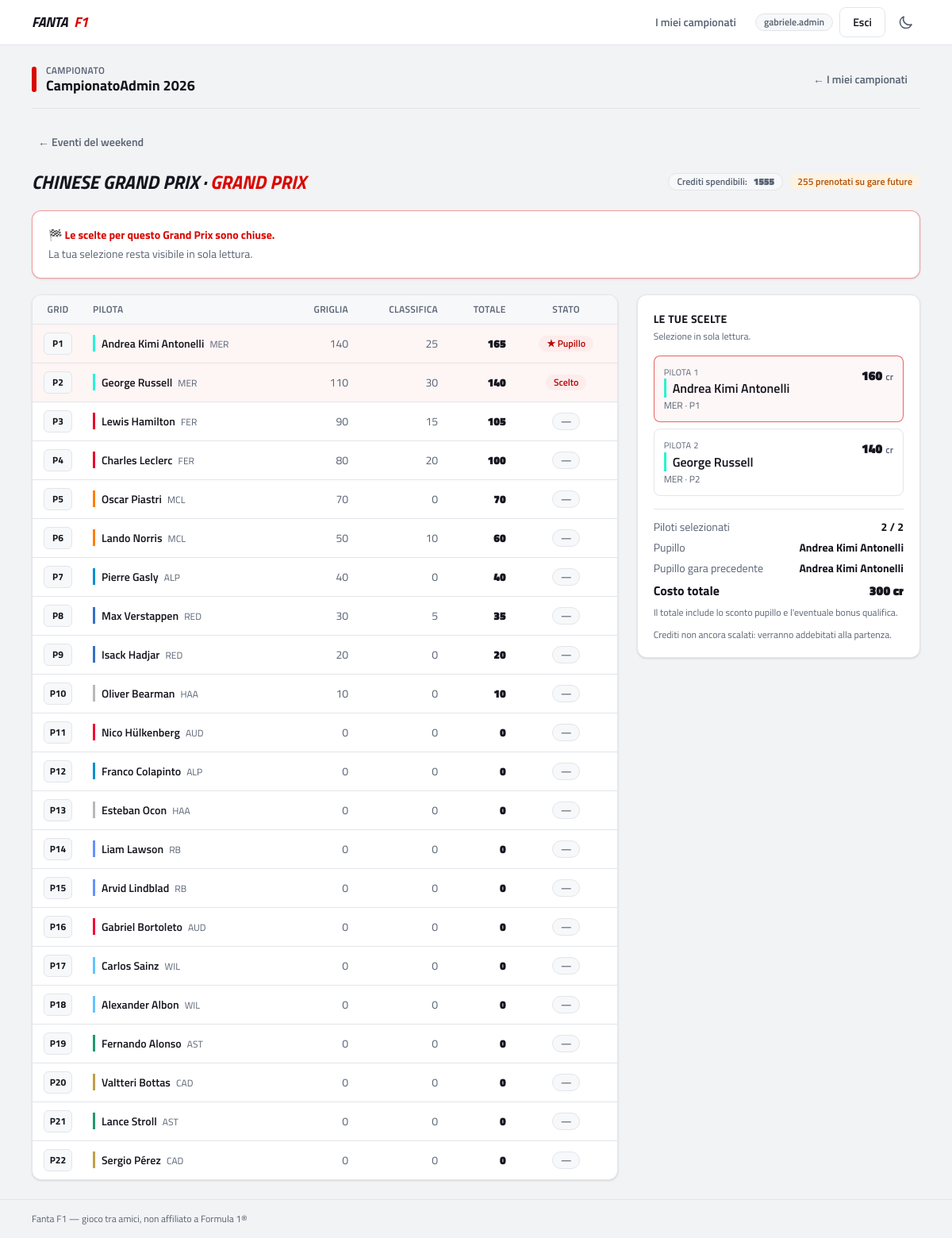
The app's page /dashboard/championships/2/weekend/50/race/regular/33/choice/ (signed in) with its own data.
### fantaApp/models.py (models this page shows, shortened)
class CustomUser(AbstractUser):
    class UserType(models.TextChoices):
        USER = 'user', 'User'
        PREMIUM = 'premium', 'Premium'
        STAFF = 'staff', 'Staff'
        ADMIN = 'admin', 'Admin'
    user_type = models.CharField(
        max_length=10,
        choices=UserType.choices,
        default=UserType.USER
    )
    email = models.EmailField(unique=True, blank=False, null=False)
    birthday = models.DateField(null=True, blank=True)
    created_at = models.DateTimeField(auto_now_add=True)
    modified_at = models.DateTimeField(null=True, blank=True)
    deleted_at = models.DateTimeField(null=True, blank=True)
    active = models.BooleanField(default=True)
    objects = CustomUserManager()
    from django.db import models

class Championship(models.Model):
    name = models.CharField(max_length=100)
    year = models.IntegerField()
    active = models.BooleanField(default=True)
    is_private = models.BooleanField(default=True)
    created_at = models.DateTimeField(auto_now_add=True)
    class Meta:
        unique_together = [('name', 'year')]

class Weekend(models.Model):
    WEEKEND_TYPES = [
        ('regular', 'Regular Weekend'),
        ('sprint', 'Sprint Weekend')
    ]
    circuit = models.ForeignKey(Circuit, on_delete=models.CASCADE)
    event_name = models.CharField(max_length=100)
    round_number = models.PositiveSmallIntegerField(null=False)
    season = models.PositiveSmallIntegerField(null=False)
    weekend_type = models.CharField(max_length=20, choices = WEEKEND_TYPES, default='regular')
    fp1_start = models.DateTimeField(null=True, blank=True)
    fp2_start = models.DateTimeField(null=True, blank=True)
    fp3_start = models.DateTimeField(null=True, blank=True)
    sprint_start = models.DateTimeField(null=True, blank=True)
    sprint_qualifying_start = models.DateTimeField(null=True, blank=True)
    qualifying_start = models.DateTimeField(null=True, blank=True)
    race_start = models.DateTimeField(null=True, blank=True)
    created_at = models.DateTimeField(auto_now_add=True)
    modified_at = models.DateTimeField(auto_now=True)
    deleted_at = models.DateTimeField(null=True, blank=True)
    class Meta:
        ordering = ['season', 'round_number']
        unique_together = ('season', 'round_number')

class Driver(models.Model):
    first_name = models.CharField(max_length=50)
    last_name = models.CharField(max_length=50)
    number = models.PositiveSmallIntegerField(null=True, blank=True)
    short_name = models.CharField(max_length=3)
    team = models.ForeignKey('Team', on_delete=models.CASCADE)
    season = models.PositiveSmallIntegerField()
    api_id = models.CharField(max_length=50,unique= True)
    created_at = models.DateTimeField(auto_now_add=True)
    modified_at = models.DateTimeField(auto_now=True)
    deleted_at = models.DateTimeField(null=True, blank=True)
    active = models.BooleanField(default=True)
    is_valid = models.BooleanField(default=True)
    class Meta:
        ordering = ['team__name', 'first_name'] #serve a far tornare sempre i piloti in ordine alfabetico, raggruppati per squadra
        unique_together = ('number', 'season')

class Team(models.Model):
    name = models.CharField(max_length=50)
    short_name = models.CharField(max_length=3)
    api_id = models.CharField(max_length=50,unique= True)
    nationality = models.CharField(max_length=50)
    created_at = models.DateTimeField(auto_now_add=True)
    modified_at = models.DateTimeField(auto_now=True)
    deleted_at = models.DateTimeField(null=True, blank=True)
    active = models.BooleanField(default=True)
    class Meta:
        ordering = ['name'] #serve a far tornare sempre i piloti in ordine alfabetico

class AbstractPlayerChoice(models.Model):
    player = models.ForeignKey(ChampionshipPlayer, on_delete=models.CASCADE)
    driver = models.ForeignKey(Driver, on_delete=models.PROTECT)
    created_at = models.DateTimeField(auto_now_add=True)
    class Meta:
        abstract = True
        indexes = [models.Index(fields=["player", "driver"])]

class PlayerRaceChoice(AbstractPlayerChoice):
    race = models.ForeignKey(Race, on_delete=models.CASCADE)
    spent_amount = models.PositiveIntegerField()
    credit_applied = models.BooleanField(default=False)
    is_pupillo = models.BooleanField(default=False)
    class Meta(AbstractPlayerChoice.Meta):
        unique_together = [("player", "race", "driver")]

### fantaApp/views/weekend.py (the view, shortened to what this page needs)
@login_required
@transaction.atomic
def regular_race_choice(request, championship_id, weekend_id, event_id):
    champ, weekend, player = _base_context(request, championship_id, weekend_id)
    race = get_object_or_404(Race, pk=event_id, weekend=weekend, type="regular")
    event_started = helper._event_has_started(race)
    driver_options = costs.get_race_driver_options(race=race, player=player)
    regular_race_bonus = bonuses.get_race_bonus(player=player, race=race)
    existing_choices = list(
        race.playerracechoice_set
        .filter(player=player)
        .select_related("driver", "driver__team")
        .order_by("driver__team__name", "driver__first_name", "driver__last_name")
    )
    current_pupillo = next((choice for choice in existing_choices if choice.is_pupillo), None)
    previous_pupillo_choice = (
        PlayerRaceChoice.objects
        .filter(
            player=player,
            race__type="regular",
            race__weekend__season=weekend.season,
            race__weekend__round_number__lt=weekend.round_number,
            is_pupillo=True,
        )
        .select_related("driver", "race__weekend")
        .order_by("-race__weekend__round_number")
        .first()
    )
    reserved_credit = costs.get_player_reserved_credit(player=player, exclude_race=race)
    spendable_credit = costs.get_player_spendable_credit(player=player, exclude_race=race)
    current_choice_total = sum(choice.spent_amount for choice in existing_choices)
    context = {
        "championship": champ,
        "weekend": weekend,
        "event": race,
        "driver_options": driver_options,
        "regular_race_bonus": regular_race_bonus,
        "existing_choices": existing_choices,
        "current_pupillo_id": current_pupillo.driver_id if current_pupillo else None,
        "previous_pupillo_choice": previous_pupillo_choice,
        "reserved_credit": reserved_credit,
        "spendable_credit": spendable_credit,
        "current_choice_total": current_choice_total,
        "event_started": event_started,
        "grid_available": bool(driver_options),
    }
    return render(request, "fantaApp/regular_race_choice.html", context)

### fantaApp/templates/fantaApp/regular_race_choice.html (shortened to what this page needs)
{% extends 'fantaApp/championship_flow_base.html' %}
{% load static %}
{% block championship_content %}
<a href="{% url 'weekend_details' championship.id weekend.id %}" class="btn-ghost mb-4 -ml-2 text-sm">← Eventi del weekend</a>
<div class="mb-5 flex flex-wrap items-center justify-between gap-3">
  <h2 class="text-2xl font-black uppercase italic">{{ weekend.event_name }} · <span class="text-accent">Grand Prix</span></h2>
  <div class="flex flex-wrap items-center gap-2 text-sm">
    <span class="badge-muted">Crediti spendibili: <strong class="ml-1">{{ spendable_credit }}</strong></span>
    {% if reserved_credit %}<span class="badge-warn">{{ reserved_credit }} prenotati su gare future</span>{% endif %}
  </div>
</div>
{% if event_started %}
  <div class="card-pad mb-5 border-accent/40">
    <p class="text-sm font-bold text-accent">🏁 Le scelte per questo Grand Prix sono chiuse.</p>
    <p class="mt-1 text-sm text-muted">La tua selezione resta visibile in sola lettura.</p>
  </div>
{% elif not grid_available %}
  <div class="card-pad mb-5 border-warn/40">
    <p class="text-sm font-bold text-warn">La griglia del Grand Prix non è ancora disponibile.</p>
    <p class="mt-1 text-sm text-muted">I costi si potranno calcolare solo dopo l'importazione del risultato della Qualifying.</p>
  </div>
{% else %}
  <p class="mb-5 text-sm text-muted">
    <strong class="text-ink">Regole:</strong> scegli 2 piloti dalla griglia e indica quale dei due è il tuo pupillo.
    Confermando lo stesso pupillo per weekend consecutivi il suo costo cala di 5 crediti a gara, fino a −20.
  </p>
{% endif %}
{% if grid_available %}
<div id="race-choice-layout"
     data-max-drivers="2"
     data-has-pupillo="true"
     data-event-started="{{ event_started|yesno:'true,false' }}"
     data-qualifying-bonus-credit-discount="{{ regular_race_bonus.credit_discount|default:0 }}"
     data-spendable-credit="{{ spendable_credit|default:0 }}"
     class="grid items-start gap-6 lg:grid-cols-3">
  <div class="card overflow-x-auto lg:col-span-2">
    <table class="table-clean min-w-[720px]">
      <thead>
        <tr>
          <th class="w-16 !text-center">Grid</th>
          <th>Pilota</th>
          <th class="!text-right">Griglia</th>
          <th class="!text-right">Classifica</th>
          <th class="!text-right">Totale</th>
          <th class="w-32 !text-center">{% if event_started %}Stato{% else %}Azione{% endif %}</th>
        </tr>
      </thead>
      <tbody>
        {% for option in driver_options %}
        <tr data-driver-row
            data-driver-id="{{ option.driver.id }}"
            data-driver-name="{{ option.driver.first_name }} {{ option.driver.last_name }}"
            data-driver-team="{{ option.driver.team.short_name }}"
            data-driver-team-slug="{{ option.driver.team.short_name|slugify }}"
            data-driver-grid="{{ option.grid_position }}"
            data-driver-previous-pupillo-streak="{{ option.previous_pupillo_streak|default:0 }}"
            data-driver-cost="{{ option.cost }}"
            data-driver-pupillo-cost="{{ option.pupillo_cost|default:option.cost }}"
            data-driver-pupillo-discount="{{ option.pupillo_discount|default:0 }}">
          <td class="text-center"><span class="pos-badge">P{{ option.grid_position }}</span></td>
          <td class="team-{{ option.driver.team.short_name|slugify }}">
            <span class="team-chip">{{ option.driver.first_name }} {{ option.driver.last_name }}</span>
            <span class="ml-1 text-xs text-muted">{{ option.driver.team.short_name }}</span>
          </td>
          <td class="text-right text-muted">{{ option.grid_cost|default:option.cost }}</td>
          <td class="text-right text-muted">{{ option.standings_cost|default:0 }}</td>
          <td class="text-right font-black">{{ option.cost }}</td>
          <td class="text-center">
            {% if event_started %}
              <span data-selected-label class="badge-muted">—</span>
            {% else %}
              <button type="button" data-select-driver class="btn-secondary !px-3 !py-1.5 text-xs">Seleziona</button>
            {% endif %}
          </td>
        </tr>
        {% endfor %}
      </tbody>
    </table>
  </div>
  <aside class="card-pad lg:sticky lg:top-20">
    <h3 class="text-sm font-bold uppercase tracking-wide">Le tue scelte</h3>
    <p class="mt-1 mb-4 text-xs text-muted">
      {% if event_started %}
        Selezione in sola lettura.
      {% else %}
        Seleziona 2 piloti e marca uno dei due come pupillo per poter salvare.
      {% endif %}
    </p>
    <div id="selected-drivers-list" class="mb-4 grid gap-2"></div>
    <dl class="space-y-1.5 border-t border-line pt-3 text-sm">
      <div class="flex justify-between"><dt class="text-muted">Piloti selezionati</dt><dd class="font-bold"><span id="selected-count">0</span> / 2</dd></div>
      <div class="flex justify-between"><dt class="text-muted">Pupillo</dt><dd class="font-bold" id="selected-pupillo-name">Nessuno</dd></div>
      <div class="flex justify-between"><dt class="text-muted">Pupillo gara precedente</dt>
        <dd class="font-bold">{% if previous_pupillo_choice %}{{ previous_pupillo_choice.driver.first_name }} {{ previous_pupillo_choice.driver.last_name }}{% else %}Nessuno{% endif %}</dd>
      </div>
      <div class="flex justify-between text-base"><dt class="font-bold">Costo totale</dt><dd class="font-black"><span id="selected-total-cost">0</span> cr</dd></div>
    </dl>
    <p class="mt-2 text-xs text-muted">Il totale include lo sconto pupillo e l'eventuale bonus qualifica.</p>
    {% if existing_choices %}
      <p class="mt-3 text-xs {% if existing_choices.0.credit_applied %}font-semibold text-ok{% else %}text-muted{% endif %}">
        {% if existing_choices.0.credit_applied %}✓ Crediti già scalati.{% else %}Crediti non ancora scalati: verranno addebitati alla partenza.{% endif %}
      </p>
    {% endif %}
  </aside>
</div>
{% endif %}
{% endblock %}

### fantaApp/templates/fantaApp/championship_flow_base.html
{% extends "fantaApp/base.html" %}
{% block content %}
<div class="mb-6 flex flex-wrap items-center justify-between gap-3 border-b border-line pb-4">
  <div class="flex items-center gap-3">
    <span class="h-8 w-1.5 rounded-full bg-accent"></span>
    <div>
      <p class="text-xs font-semibold uppercase tracking-wide text-muted">Campionato</p>
      <h1 class="text-lg font-bold leading-tight">
        {% block championship_banner_link %}
          <a href="{% url 'championship_dashboard' championship.id %}" class="hover:text-accent">
            {{ championship.name }} {{ championship.year }}
          </a>
        {% endblock %}
      </h1>
    </div>
  </div>
  <a href="{% url 'user_dashboard' %}" class="btn-ghost text-sm">← I miei campionati</a>
</div>
{% block championship_content %}{% endblock %}
{% endblock %}

### fantaApp/templates/fantaApp/base.html (shortened to what this page needs)
{% load static %}
<!doctype html>
<html lang="it">
  <head>
    <link rel="stylesheet" href="{% static 'fantaApp/css/main.css' %}" />
  </head>
  <body class="flex min-h-screen flex-col">
    <header class="sticky top-0 z-40 border-b border-line bg-surface/95 backdrop-blur">
      <nav class="mx-auto flex h-14 max-w-6xl items-center justify-between gap-4 px-4">
        <a href="{% url 'home' %}" class="flex items-center gap-2 text-lg font-black uppercase italic tracking-tight">
          Fanta<span class="text-accent">F1</span>
        </a>
        <div class="flex items-center gap-2">
          <div id="nav-menu" class="hidden absolute left-0 right-0 top-14 flex-col gap-1 border-b border-line bg-surface p-3 sm:static sm:flex sm:flex-row sm:items-center sm:gap-2 sm:border-0 sm:bg-transparent sm:p-0">
            {% if user.is_authenticated %}
              <a href="{% url 'user_dashboard' %}" class="btn-ghost">I miei campionati</a>
              <span class="badge-muted hidden sm:inline-flex" title="Utente connesso">{{ user.username }}</span>
              <form method="post" action="{% url 'logout' %}" class="contents">
                <button type="submit" class="btn-secondary">Esci</button>
              </form>
            {% else %}
              <a href="{% url 'login' %}" class="btn-ghost">Accedi</a>
              <a href="{% url 'register' %}" class="btn-primary">Registrati</a>
            {% endif %}
          </div>
          <button id="theme-toggle" type="button" class="btn-ghost !px-2" aria-label="Cambia tema chiaro/scuro">
            <svg class="h-5 w-5 dark:hidden" fill="none" viewBox="0 0 24 24" stroke="currentColor" stroke-width="2">
              <path stroke-linecap="round" stroke-linejoin="round" d="M20.354 15.354A9 9 0 018.646 3.646 9.003 9.003 0 0012 21a9.003 9.003 0 008.354-5.646z" />
            </svg>
          </button>
        </div>
      </nav>
    </header>
    <main class="mx-auto w-full max-w-6xl flex-1 px-4 py-6">
      {% block content %}{% endblock %}
    </main>
    <footer class="border-t border-line py-4">
      <p class="mx-auto max-w-6xl px-4 text-xs text-muted">
        Fanta F1 — gioco tra amici, non affiliato a Formula 1&reg;
      </p>
    </footer>
  </body>
</html>

### records on screen
CustomUser: username "gabriele.admin"
Championship: name "CampionatoAdmin", year "2026"
Weekend: event_name "CHINESE GRAND PRIX"
Driver: grid_position "1", driver.first_name "Andrea Kimi", driver.last_name "Antonelli", driver.team.short_name "MER", grid_cost "140", standings_cost "25", cost "165"
Driver: grid_position "2", driver.first_name "George", driver.last_name "Russell", driver.team.short_name "MER", grid_cost "110", standings_cost "30", cost "140"
Driver: grid_position "3", driver.first_name "Lewis", driver.last_name "Hamilton", driver.team.short_name "FER", grid_cost "90", standings_cost "15", cost "105"
Driver: grid_position "4", driver.first_name "Charles", driver.last_name "Leclerc", driver.team.short_name "FER", grid_cost "80", standings_cost "20", cost "100"
Driver: grid_position "5", driver.first_name "Oscar", driver.last_name "Piastri", driver.team.short_name "MCL", grid_cost "70", standings_cost "0", cost "70"
Driver: grid_position "6", driver.first_name "Lando", driver.last_name "Norris", driver.team.short_name "MCL", grid_cost "50", standings_cost "10", cost "60"
Driver: grid_position "7", driver.first_name "Pierre", driver.last_name "Gasly", driver.team.short_name "ALP", grid_cost "40", standings_cost "0", cost "40"
Driver: grid_position "8", driver.first_name "Max", driver.last_name "Verstappen", driver.team.short_name "RED", grid_cost "30", standings_cost "5", cost "35"
Driver: grid_position "9", driver.first_name "Isack", driver.last_name "Hadjar", driver.team.short_name "RED", grid_cost "20", standings_cost "0", cost "20"
Driver: grid_position "10", driver.first_name "Oliver", driver.last_name "Bearman", driver.team.short_name "HAA", grid_cost "10", standings_cost "0", cost "10"
Driver: grid_position "11", driver.first_name "Nico", driver.last_name "Hülkenberg", driver.team.short_name "AUD", grid_cost "0", standings_cost "0", cost "0"
Driver: grid_position "12", driver.first_name "Franco", driver.last_name "Colapinto", driver.team.short_name "ALP", grid_cost "0", standings_cost "0", cost "0"
Driver: grid_position "13", driver.first_name "Esteban", driver.last_name "Ocon", driver.team.short_name "HAA", grid_cost "0", standings_cost "0", cost "0"
Driver: grid_position "14", driver.first_name "Liam", driver.last_name "Lawson", driver.team.short_name "RB", grid_cost "0", standings_cost "0", cost "0"
Driver: grid_position "15", driver.first_name "Arvid", driver.last_name "Lindblad", driver.team.short_name "RB", grid_cost "0", standings_cost "0", cost "0"
Driver: grid_position "16", driver.first_name "Gabriel", driver.last_name "Bortoleto", driver.team.short_name "AUD", grid_cost "0", standings_cost "0", cost "0"
Driver: grid_position "17", driver.first_name "Carlos", driver.last_name "Sainz", driver.team.short_name "WIL", grid_cost "0", standings_cost "0", cost "0"
Driver: grid_position "18", driver.first_name "Alexander", driver.last_name "Albon", driver.team.short_name "WIL", grid_cost "0", standings_cost "0", cost "0"
Driver: grid_position "19", driver.first_name "Fernando", driver.last_name "Alonso", driver.team.short_name "AST", grid_cost "0", standings_cost "0", cost "0"
Driver: grid_position "20", driver.first_name "Valtteri", driver.last_name "Bottas", driver.team.short_name "CAD", grid_cost "0", standings_cost "0", cost "0"
Driver: grid_position "21", driver.first_name "Lance", driver.last_name "Stroll", driver.team.short_name "AST", grid_cost "0", standings_cost "0", cost "0"
Driver: grid_position "22", driver.first_name "Sergio", driver.last_name "Pérez", driver.team.short_name "CAD", grid_cost "0", standings_cost "0", cost "0"
PlayerRaceChoice: driver.first_name "Andrea Kimi", driver.last_name "Antonelli"

### other values on screen
{{ spendable_credit }} "1555"
{{ reserved_credit }} "255"
